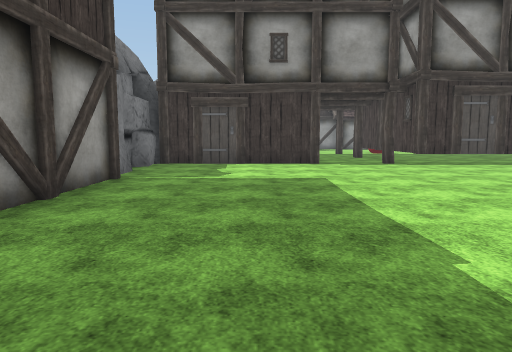
view 1 (above)

24 first-person views from a walk through a Unity game level. The camera is 1.4 m above the floor, tilts 6° down and sees 70° across. The floor is counted in squares, 2 m on a side. Each view is taken from the middle of a square. On the plan, view 1 faces up. The plan holds only what a view shows up to about 11 squares ahead; the rest is blank. The place goes on beyond the plan. Flat ground stands in for the terrain. Some surface patterns are stand-ins.

view 2
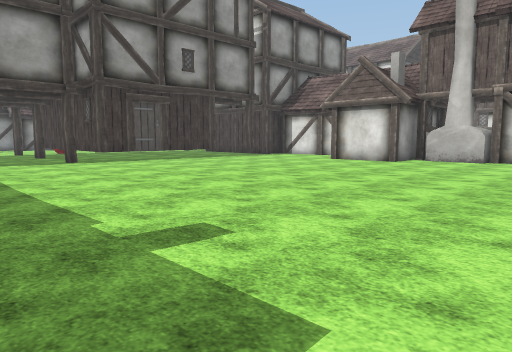

view 3
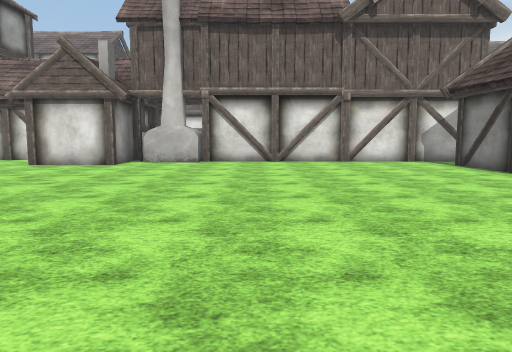

view 4
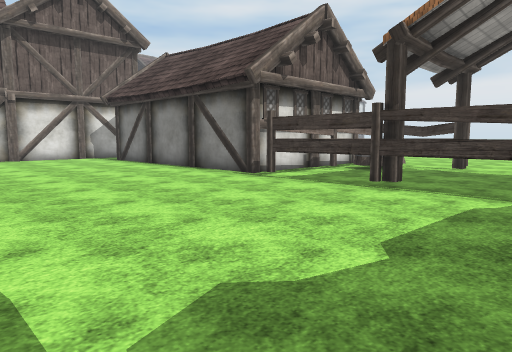

view 5
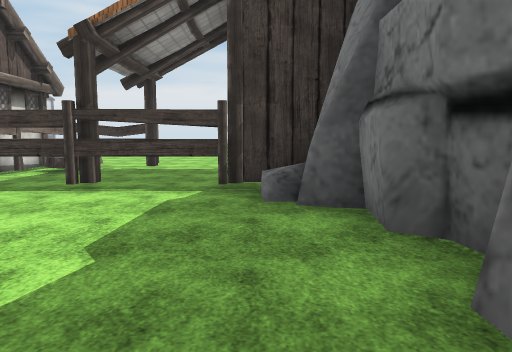

view 6
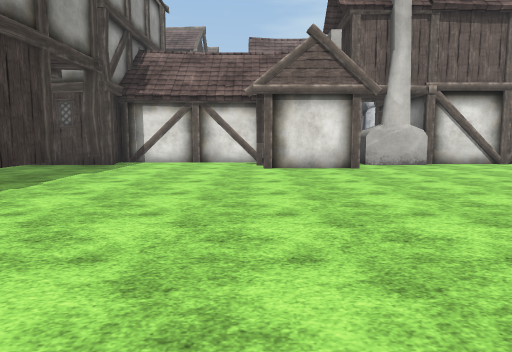

view 7
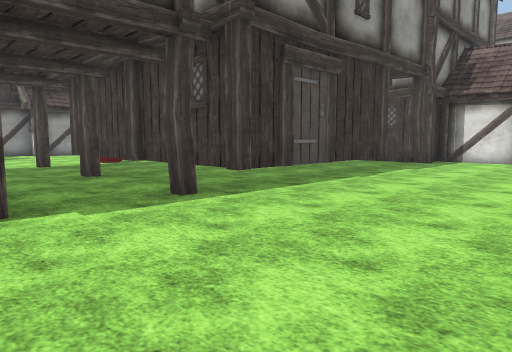

view 8
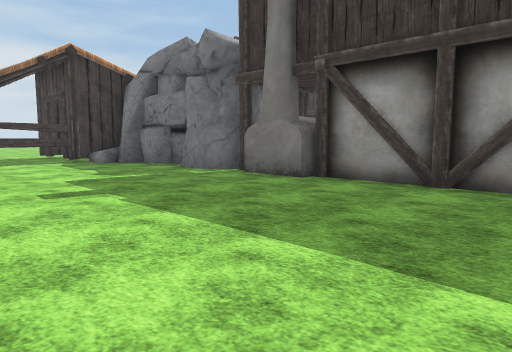

view 9
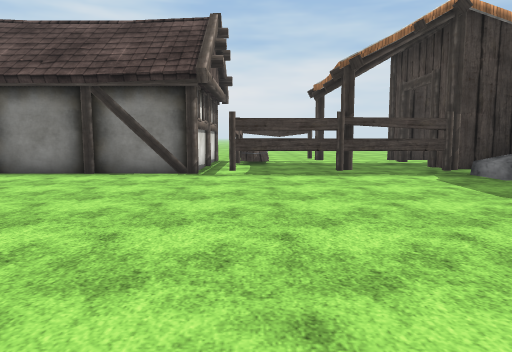

view 10
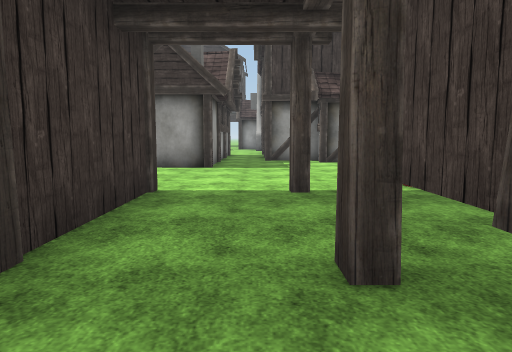

view 11
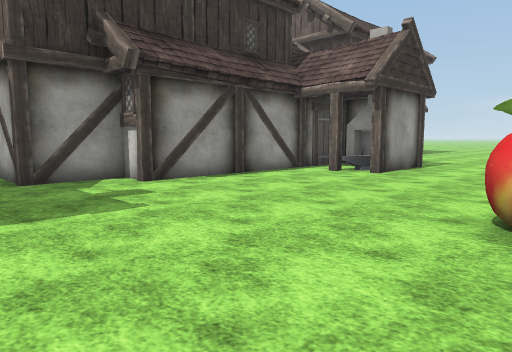

view 12
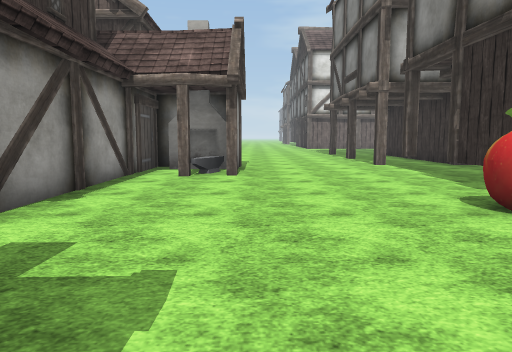

view 13
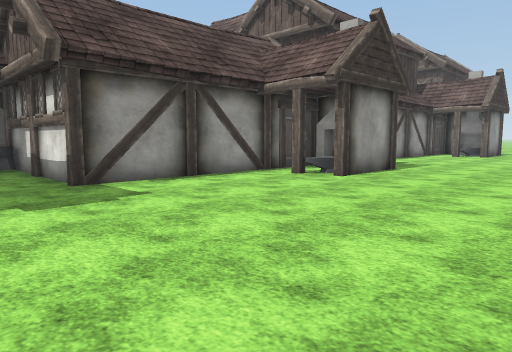

view 14
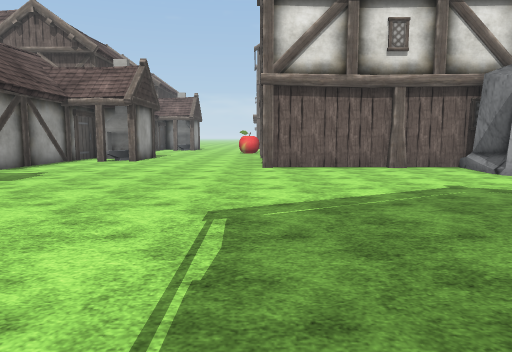

view 15
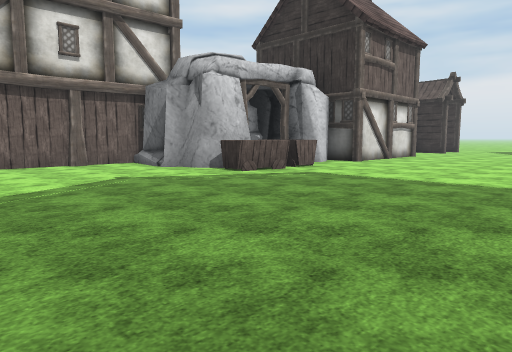

view 16
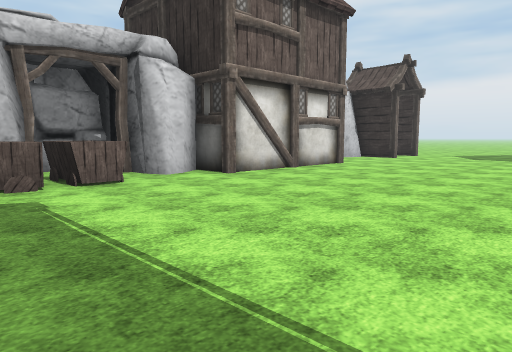

view 17
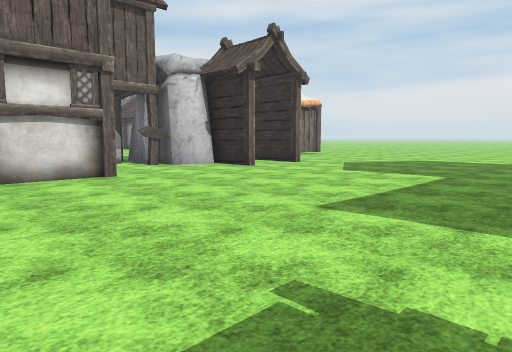

view 18
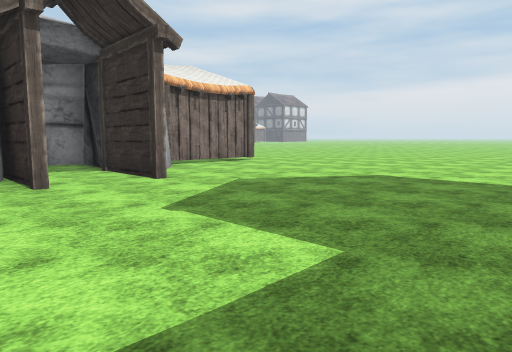

view 19
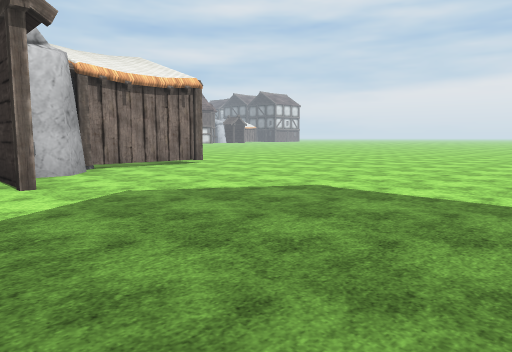

view 20
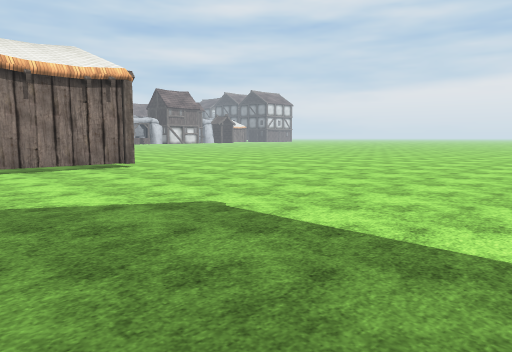

view 21
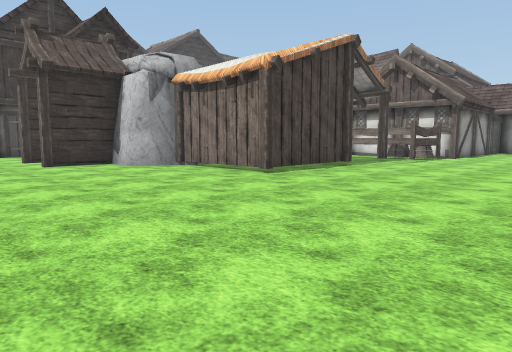

view 22
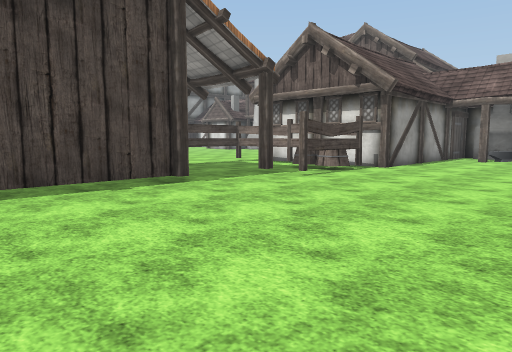

view 23
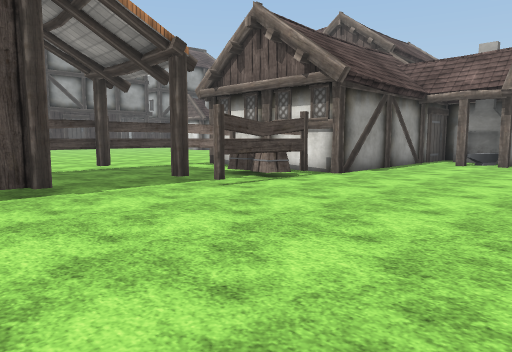

view 24
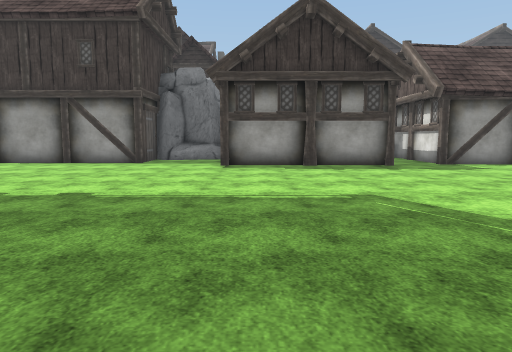

### Floor plan
Key: @ floor where view 1 was taken; # wall or solid block; x gap in a wall; . floor; = window, fence, low wall or low ledge; H house; T thing the floor can be seen under or through; O other object.
Columns run from 16 left of view 1 to 14 right of it. Each row starts with its distance up from view 1.
 23     H.     .#
 22 HHHH..     .#######.H#HHHH   HH
 21  .....#####......##.......##
 20  ...............###......###...
 19   .............................
 18    ...........................
 17    ...........................
 16     ..........#  #..#O........
 15     ..........#  #..## ##.....
 14     ..........#  #...#    ..##
 13     ..........#  #..##
 12      .........#   ...#   ...
 11     ......=####   ...#   ...#
 10     ......########..#####..x##
  9     ......=###...............#
  8     ........##...............#
  7      .....####...............#
  6      .....####...............#
  5    .......#  #.............=
  4    .......#  #.............##
  3    .......#  #..............#
  2    .......#  ##.............#
  1     .........##.............#
  0     ........##..@...........#
 -1     ......#####.............#
 -2     ......... #.............#
 -3     ......###.#.............H
 -4     .......####=............H
 -5     ........T TTTx#########.H
 -6     ........T.......#       H
 -7     ........T.......#
 -8      .......TT##.#.=#
 -9      .............#=#######
-10      ...................###
-11      ...................###
-12      ..................
-13       .............

Where each view was taken, in squares from view 1:
view 1: 0 up, 0 right, facing up
view 2: 1 down, 0 right, facing up-right
view 3: 0 up, 1 right, facing right
view 4: 0 up, 1 left, facing down-right
view 5: 0 up, 1 left, facing down
view 6: 6 up, 2 right, facing right
view 7: 6 up, 1 right, facing up-right
view 8: 6 up, 3 right, facing down-left
view 9: 2 up, 3 right, facing down
view 10: 11 up, 3 right, facing up
view 11: 16 up, 2 right, facing up-right
view 12: 19 up, 2 right, facing right
view 13: 16 up, 6 left, facing up-right
view 14: 16 up, 11 left, facing right
view 15: 16 up, 12 left, facing down-right
view 16: 11 up, 12 left, facing down-right
view 17: 5 up, 13 left, facing down-right
view 18: 0 up, 12 left, facing down-right
view 19: 2 down, 12 left, facing down-right
view 20: 4 down, 12 left, facing down-right
view 21: 13 down, 9 left, facing up-right
view 22: 13 down, 4 left, facing up-right
view 23: 13 down, 2 left, facing up-right
view 24: 12 up, 9 left, facing up
